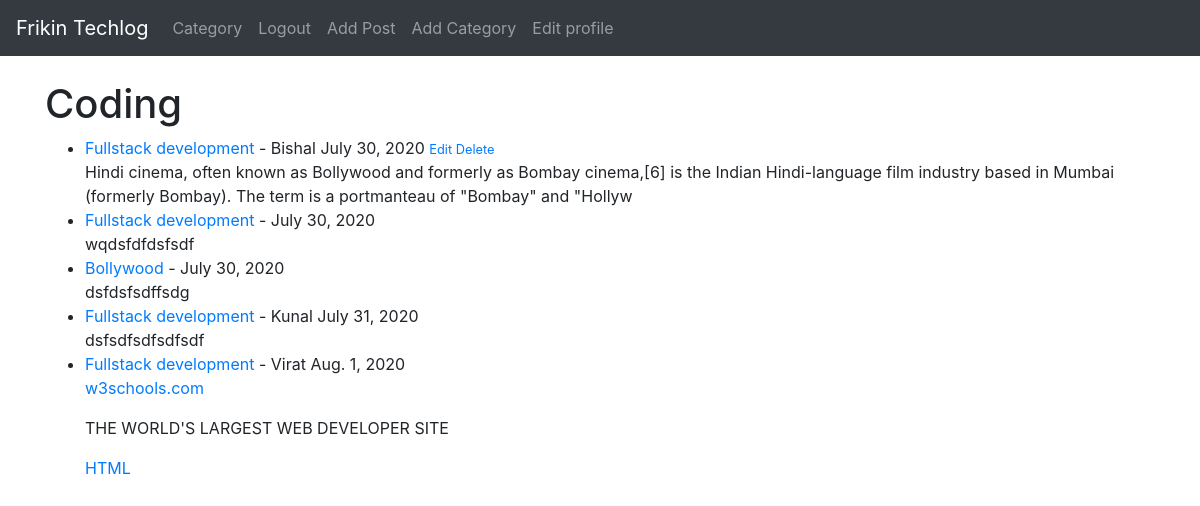
Page /category/coding/ (signed in) on the committed database.
### techlog/models.py (models this page shows, shortened)
class Post(models.Model):
    title = models.CharField(max_length=255)
    title_tag = models.CharField(max_length=255)
    author = models.ForeignKey(User, on_delete=models.CASCADE)
    body = RichTextField(blank=True, null=True)
    post_date = models.DateField(auto_now_add=True)
    category = models.CharField(max_length=255, default='coding')
    snippet = models.CharField(max_length=255) #default='Click the link Above to read the blog Post..')
    likes = models.ManyToManyField(User, related_name='blog_posts' )

### techlog/views.py (the view)
# urls.py: path('category/<str:cats>/', CategoryView, name='category'),
def CategoryView(request, cats):
    category_posts = Post.objects.filter(category=cats.replace('-', ' '))
    return render(request, 'categories.html', {'cats': cats.replace('-', ' ').title(), 'category_posts': category_posts})

### techlog/templates/categories.html
{% extends 'base.html' %}
{% block content %}
{% if category_posts %}
<h1>{{ cats }} </h1>
<ul>
    {% for post in category_posts %}
    <li><a href="{% url 'article-detail' post.pk %}">
        {{post.title }} </a>
        - {{post.author.first_name}}
         {{ post.post_date}}  <small>
            {% if user.is_authenticated %}
            {% if user.id == post.author.id %}
        <a href="{% url 'update_post' post.pk %}">  Edit  </a>
        <a href="{% url 'delete_post' post.pk %}">  Delete  </a>
        {% endif %}
            {% endif %}
 </small>   <br/>
    {{ post.body|slice:":200"|safe }}</li>
{% endfor %}
</ul>
{% else %}
<h2> Sorry this page does not exit</h2>
{% endif %}
{% endblock%}

### rows in the picture
Post: title "Fullstack development", author.first_name "Bishal", post_date "July 30, 2020", shows "Edit", body "Hindi cinema, often known as Bollywood and formerly as Bombay cinema,[6] is the Indian Hindi-language film industry based in Mumbai (formerly Bombay). The term is a portmanteau of \"Bombay\" and \"Hollyw"
Post: title "Fullstack development", post_date "July 30, 2020", body "wqdsfdfdsfsdf"
Post: title "Bollywood", post_date "July 30, 2020", body "dsfdsfsdffsdg"
Post: title "Fullstack development", author.first_name "Kunal", post_date "July 31, 2020", body "dsfsdfsdfsdfsdf"
Post: title "Fullstack development", author.first_name "Virat", post_date "Aug. 1, 2020", body "w3schools.com THE WORLD'S LARGEST WEB DEVELOPER SITE HTML"

### other values in the picture
{{ cats }} "Coding"
